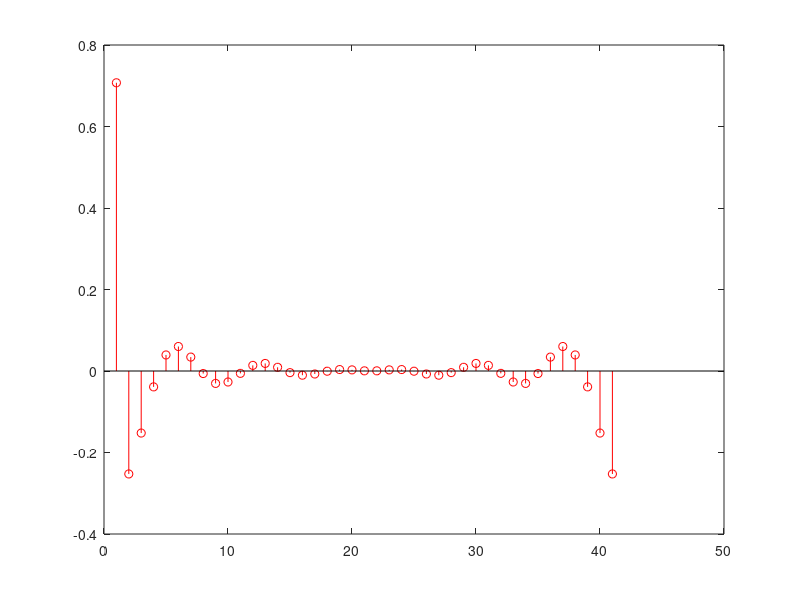

Here is the MATLAB script that generated this plot:
clc
clear all
close all

% % my code to retrieve the sequence back from the fourier transform
omega = -pi:(pi/20):pi;
% X1 = ((cos(omega)).^2) + ((sin(3.*omega)).^2);
X1 = zeros(1, length(omega));
for i = 1:length(omega)
    if( omega(i)/pi <= -0.75 || omega(i)/pi >= 0.75 )
    X1(i) = 0;
    else
        X1(i) = 1;
    end
end
X1_inverse = ifft(X1);
% plot(omega/pi, X1, 'r' );
stem(real(X1_inverse), 'r' );

